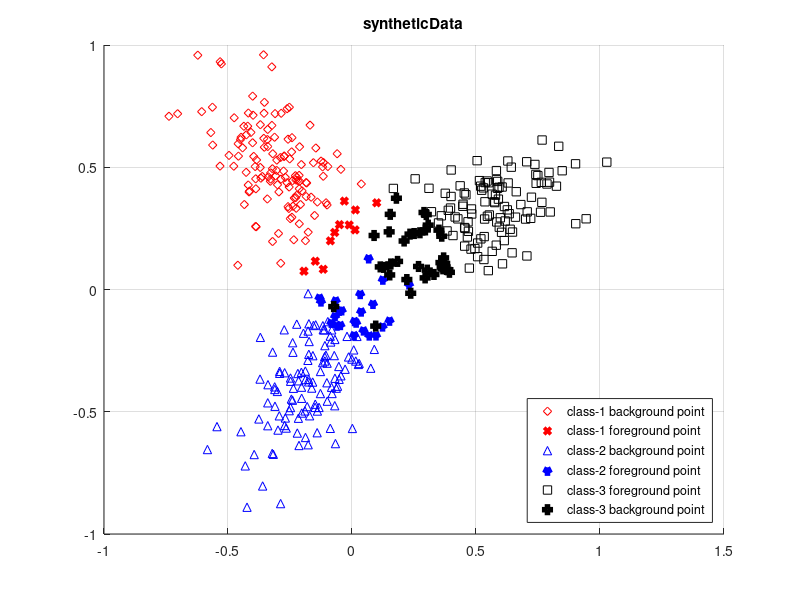
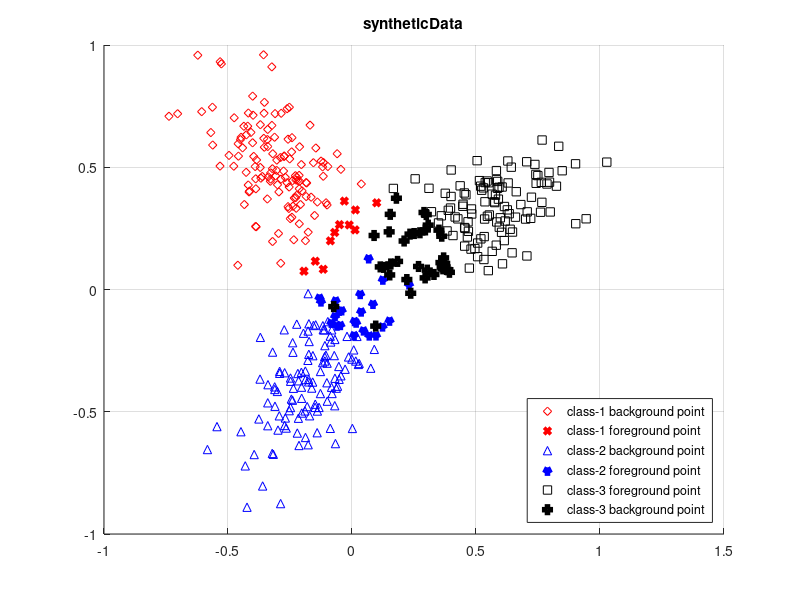
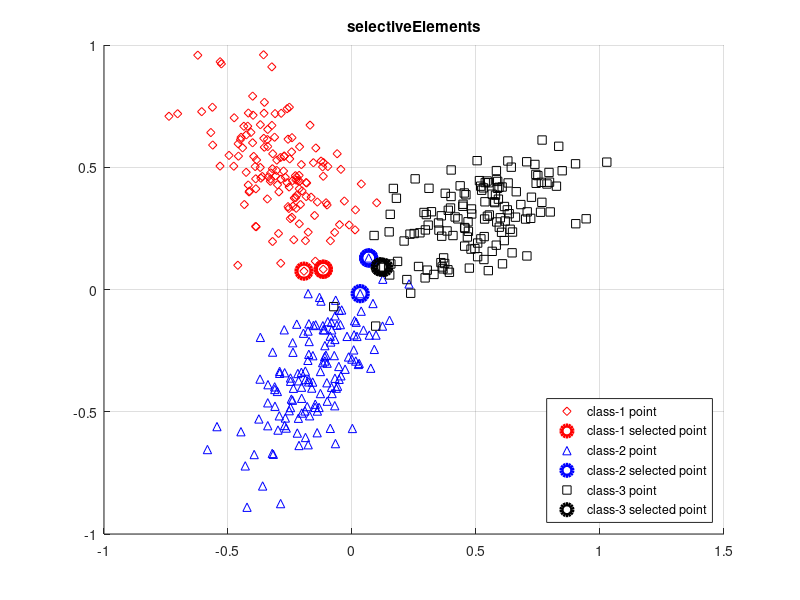
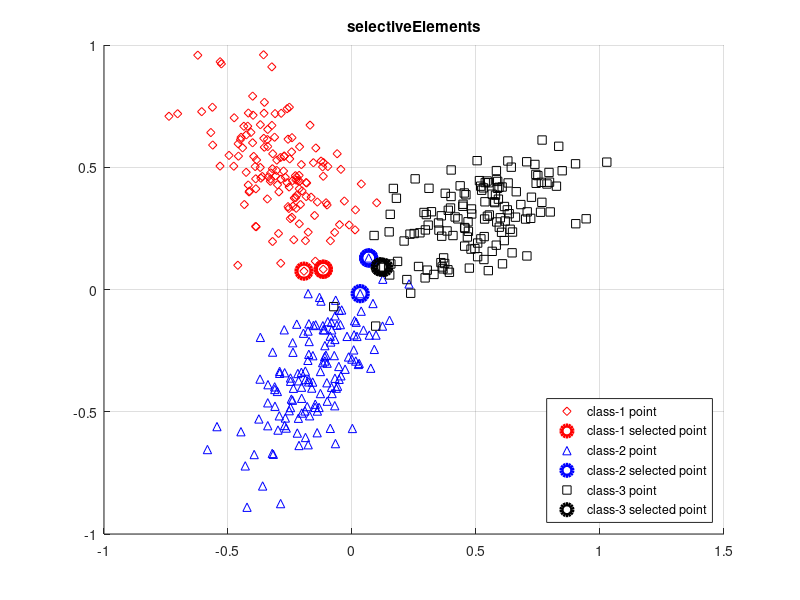

Source code (MATLAB) for these figures, in order:
% This code demonstrates the proposed objective function for discovering
% the most informative receptive fields in images.
% Specifically, a synthetic dataset is generated, including three cluters
% to stand for three images, and the most correlated image regions or the
% common foreground objects are represented by the points lying in the
% intersection of the three clusters.
%
%
% Readers can directly run main_syntheticData.m to see the results, and the
% intermediate results/figures are automatically stored in 'figures' folder.
%
%
% For details, readers are suggested to refer to the following report:
%       Shu Kong, etal., "Collaborative Receptive Field Learning", arXiv, 2014
%
% 
% The code is writen by
%           Shu Kong (Aimery)
%           aimerykong@gmail.com
%           www.aimerykong.me
%           Dec. 2013, release version available on Jan. 13, 2014

clear all;
close all;
clc;

%% prelude
sigma = .2; % sigma controls the Gaussian kernel that convert pair-wise distance to similarity

tau = 2; %  requires tau>1 to control the pairwise similarity principle
K = 6;  % select K desired receptive fields

lambda1 = .5; % balance term

ChoiceGraphBuilding = 'individual_knn'; % whichi way to build the graph, overall_knn or individual_knn?
knn = 7; % knn-graph to measure RF similarity
eta = .4; % soft-threshold the similarity graph to remove some "dissimilar" pairs

distBound = 0.30;

%% data generation and visualization colors
switch2Display = true;   % set this switch as 'true' to display the results

%strOptPoint = {'rd', 'md', 'b^', 'c^', 'ks', 'ys', 'gx'};
strOptPoint = {'rd', 'b^', 'ks', 'gx'};
strOptExemplar = {'ro', 'bo', 'ko'};
gtColor =  'gp';
OrgPoint = [0.1; 0.1];

X = cell(1, 3);
pointNum = 140;
X{1} = sqrt(0.01) * randn(2, pointNum);
X{1}(1, :) = 2.2*X{1}(1, :);
theta = -50 / 180 * pi;
rotMat = [cos(theta), -sin(theta); sin(theta), cos(theta) ];
X{1} = rotMat*X{1};
X{1} = repmat( [-0.3; 0.5], 1, size(X{1}, 2) ) + X{1};

X{2} = sqrt(0.01) * randn(2, pointNum);
X{2}(1, :) = 2.1*X{2}(1, :);
theta = 60 / 180 * pi;
rotMat = [cos(theta), -sin(theta); sin(theta), cos(theta) ];
X{2} = rotMat*X{2};
X{2} = repmat( [-0.15; -0.35], 1, size(X{2}, 2) ) + X{2};

X{3} = sqrt(0.01) * randn(2, pointNum);
X{3}(1, :) = 2.2*X{3}(1, :);
theta = 30 / 180 * pi;
rotMat = [cos(theta), -sin(theta); sin(theta), cos(theta) ];
X{3} = rotMat*X{3};
X{3} = repmat( [0.5; 0.3], 1, size(X{3}, 2) ) + X{3};

%% visualize the original dataset
%%{
tempPoint = [];
ttt = 1;
if switch2Display
    figure; hold on; grid on;
    for c = 1:length(X)
        a = X{c} - repmat(OrgPoint, 1, size(X{c},2));
        a = sqrt(sum(a.^2, 1) );
        a = find(a > distBound);        
        tt(ttt) = plot( X{c}(1, a), X{c}(2, a), strOptPoint{c}  );
        ttt = ttt+1;
        
        tempPoint = [tempPoint  a(1)];
        
        a = setdiff(1:size(X{c},2), a);
        tt(ttt) = plot( X{c}(1, a), X{c}(2, a), strOptPoint{c}, 'linewidth', 4, 'MarkerSize', 4 );
        ttt= ttt+1;
        %plot( X{c}(1, a), X{c}(2, a), gtColor  );
        
        tempPoint = [tempPoint  a(1)];
    end
    titleName = 'syntheticData';
    title( titleName );
    legend( [tt(1), tt(2), tt(3), tt(4), tt(5), tt(6), ],...
        'class-1 background point','class-1 foreground point','class-2 background point','class-2 foreground point','class-3 foreground point','class-3 background point',...
        'Location', 'SouthEast');
    hold off;
    saveas(gcf, ['./figures/' titleName '.eps'], 'psc2');
    saveas(gcf,['./figures/' titleName '.fig']);
end
%}

%% fetch the data, extracting RF candidates for all images from specific category
numImg = length(X);
%pointNum = pointNum + pointNumGT;
fprintf('fetch the data (receptive fields candidates)...\n');
imgIdx = zeros( 1, numImg*pointNum );
for i = 1:numImg
    imgIdx(1+pointNum*(i-1):i*pointNum ) = i;
end

%% create the similarity-graph (to maximize)
% build a full graph that measures pairwise contrast/distance of all images
fprintf('build pairwise-distance graph...\n');
Xmat = cell2mat(X);
SimilarityGraph = Xmat'*Xmat; % maximize reward graph -- contrast
% clear X A;

Xsqr = diag(SimilarityGraph);
Xsqr = Xsqr(:);
SimilarityGraph = repmat(Xsqr, 1, size(SimilarityGraph,2)) ...
    +repmat(Xsqr', size(SimilarityGraph,2), 1) ...
    - 2*SimilarityGraph; % Euclidean distance, maximize sum of pairwise distance

switch ChoiceGraphBuilding
    case 'overall_knn',
        for i = 1:size(SimilarityGraph, 2)
            idx = imgIdx(i);
            %    a = find(imgIdx~=idx);
            costList = SimilarityGraph(i, :);
            [costList costIdx]= sort(costList, 'ascend'); % smaller distance
            SimilarityGraph(i, :) = 0;
            %SimilarityGraph(i, a(costIdx(1:knn))) = costList(1:knn);
            SimilarityGraph(i, costIdx(1:knn)) = costList(1:knn);
        end
    case 'individual_knn',
        for i = 1:size(SimilarityGraph, 2)
            idx = imgIdx(i);
            tmp = SimilarityGraph(i, :);
            SimilarityGraph(i, :) = 0;
            
            for j = 1:imgIdx(end)
                %if j == idx
                    %continue;
%                     a = find(imgIdx==idx);
%                     costList = tmp(a);
%                     [costList costIdx]= sort(costList, 'ascend');
%                     SimilarityGraph( i, a(costIdx(1: round(knn ))) ) = costList( 1:round(knn ) );
                %else
                    a = find(imgIdx==j);
                    costList = tmp(a);
                    [costList costIdx]= sort(costList, 'ascend');
                    SimilarityGraph(i, a(costIdx(1:knn))) = costList(1:knn);
                %end
            end
            tmpVal = SimilarityGraph(i, :);
            tmpIdx = find(tmpVal~=0);
            tmpVal = tmpVal(tmpIdx);
            SimilarityGraph(i, find(SimilarityGraph(i,:) < eta*mean(tmpVal) ) ) = 0;
            
        end
end

SimilarityGraph = (SimilarityGraph + SimilarityGraph') / 2;
%SimilarityGraph = SimilarityGraph ./ max(SimilarityGraph(:));

% normalize the similarity graph
fprintf('normalize the similarity graph...\n');
%SimilarityGraph = SimilarityGraph ./ max(SimilarityGraph(:));

% convert it to the similarity graph
fprintf('convert into similarity graph...\n');
a = find(SimilarityGraph~=0);
SimilarityGraph(a) = exp(-SimilarityGraph(a) / sigma);

%SimilarityGraph = sparse(SimilarityGraph);

%% greedily optimize the submodular function and select the most desired RF's
fprintf('seek for %d most desirable RF candidates...\n', K);
SelectedFlag = zeros( 1, size(SimilarityGraph, 2) );
M = size(SimilarityGraph, 1);

C = 1+tau*sum(SimilarityGraph(:));
CountNumRFperImg = zeros(1, numImg);
RFpositive = zeros(1, K);

storeIteration = zeros(size(SimilarityGraph,1), K);
flag = true;
k = 1;
while flag    
    SelectAlready = find(SelectedFlag == 1);
    Hcur = C + sum(sum( SimilarityGraph(SelectAlready, :) ));
    SelectNotYet = find(SelectedFlag ~= 1);
    Hcur = Hcur - tau*sum(sum( SimilarityGraph(SelectNotYet, :) ));
    
    %Hcur = log(Hcur) + lambda1*sum(log(1+CountNumRFperImg)) + lambda2*sum(CenterBiasFavor(aa));
    Hcur = log(Hcur) + lambda1*sum(log(1+CountNumRFperImg));
    
    predictH = zeros(1, length(SelectNotYet));

    g_balance = repmat( CountNumRFperImg(:), 1, size(predictH,2) );
    a = ( 0:length(SelectNotYet)-1 ) * size( g_balance, 1 );
    g_balance(a+imgIdx(SelectNotYet)) = g_balance(a+imgIdx(SelectNotYet)) + 1;
    

    PredictSelectSet = [repmat( SelectAlready(:), 1, length(SelectNotYet) ); SelectNotYet];
    PredictExclusiveSet = repmat(SelectNotYet(:), 1, length(SelectNotYet(:)) );
    PredictExclusiveSet = PredictExclusiveSet - diag( diag(PredictExclusiveSet) );
    PredictExclusiveSet = PredictExclusiveSet + diag( PredictExclusiveSet(1,:) );
    PredictExclusiveSet = PredictExclusiveSet(2:end,:);
    
    H_A = repmat( C + sum(sum(SimilarityGraph( SelectAlready, : ))),  1, length(SelectNotYet) );
    
    tmpGain = sum(SimilarityGraph(SelectNotYet(:), :), 2);
    H_A = H_A(:) + tmpGain;    
    minusH_A = sum(sum(   SimilarityGraph( SelectNotYet, : )    ));
    minusH_A = minusH_A - tmpGain;    
    H_A = H_A - tau*minusH_A;    

    predictH = log( H_A' ) + lambda1*sum( log(1+g_balance), 1 );
    
    %% calculate the marginal gain and find the most desirable exemplar
    predictGain = predictH(:) - Hcur; % calculate info gain by openning a specific facility
    [y, idx] = max(predictGain); % find the most informative facility which brings the most gain
    storeIteration(SelectNotYet, k) = predictGain;
    
    if y <= 0 || k >= K % jump out loop when no gains or fixed iterations exceeded
        SelectedFlag(SelectNotYet(idx)) = 1; % select the most informative one
        CountNumRFperImg(imgIdx(SelectNotYet(idx))) = CountNumRFperImg(imgIdx(SelectNotYet(idx))) + 1;
        RFpositive(k) = SelectNotYet(idx);
        
        flag = false;
        break;
    end

    SelectedFlag(SelectNotYet(idx)) = 1; % select the most informative one
    CountNumRFperImg(imgIdx(SelectNotYet(idx))) = CountNumRFperImg(imgIdx(SelectNotYet(idx))) + 1;
    RFpositive(k) = SelectNotYet(idx);
    
    k = k + 1;
end

%% visualize the selected RFs
% RFpositive; % find(SelectedFlag);
if switch2Display
    figure; hold on; grid on;
    ttt = 1;
    tt = [];
    for c = 1:3
        tt(ttt) = plot( X{c}(1, :), X{c}(2, :), strOptPoint{c}  );
        ttt = ttt+1;
    end
    IdxImg = imgIdx(RFpositive); % image index
    for i = 1:length(RFpositive)
        plot( Xmat(1, RFpositive(i)), Xmat(2, RFpositive(i)), strOptExemplar{IdxImg(i)}, 'linewidth', 3, 'MarkerSize', 11);        
    end
    
    a = imgIdx(RFpositive);
    b = find(a==1);
    b = b(1);
    b = RFpositive(b);
    tt(ttt) = plot( X{1}(1, b), X{1}(2, b), strOptExemplar{1}, 'linewidth', 3, 'MarkerSize', 11  );
    ttt = ttt+1;
    
    b = find(a==2);
    b = b(1);
    b = RFpositive(b) - pointNum;
    tt(ttt) = plot( X{2}(1, b), X{2}(2, b), strOptExemplar{2}, 'linewidth', 3, 'MarkerSize', 11  );
    ttt = ttt+1;
    
    b = find(a==3);
    b = b(1);
    b = RFpositive(b) - 2*pointNum;
    tt(ttt) = plot( X{3}(1, b), X{3}(2, b), strOptExemplar{3}, 'linewidth', 3, 'MarkerSize', 11  );
    ttt = ttt+1;
    
    titleName = 'selectiveElements';
    hold off; title(titleName);
    legend( [tt(1), tt(4), tt(2), tt(5), tt(3), tt(6), ],...
        'class-1 point', 'class-1 selected point', 'class-2 point', 'class-2 selected point', 'class-3 point','class-3 selected point',...
        'Location', 'SouthEast');
    hold off;
    saveas(gcf, ['./figures/' titleName '.eps'], 'psc2');
    saveas(gcf,['./figures/' titleName '.fig']);
end

%% visualize the marginal gain at each iteration
if switch2Display
    az = 30;
    el = 15;
    for iter = 1:size(storeIteration, 2)
        ttt = 1;
        tt = [];
        figure; hold on; grid on; 
        titleName = ['marginalGainIteration-' num2str(iter)];
        title( titleName );
        for c =1:3
            tt(ttt) = plot3( X{c}(1, :), X{c}(2, :), storeIteration(1+pointNum*(c-1):pointNum*c, iter), strOptPoint{c}  );
            ttt = ttt+1;
        end
        for i = 1:iter
           tt(ttt) = plot3( Xmat(1, RFpositive(i)), Xmat(2, RFpositive(i)), storeIteration( RFpositive(i), iter ), ...
                strOptExemplar{IdxImg(i)}, 'linewidth', 3, 'MarkerSize', 11);
            ttt = ttt+1;
        end
        view(az, el);
        saveas(gcf, ['./figures/' titleName '.eps'], 'psc2');
        saveas(gcf,['./figures/' titleName '.fig']);
    end
end

